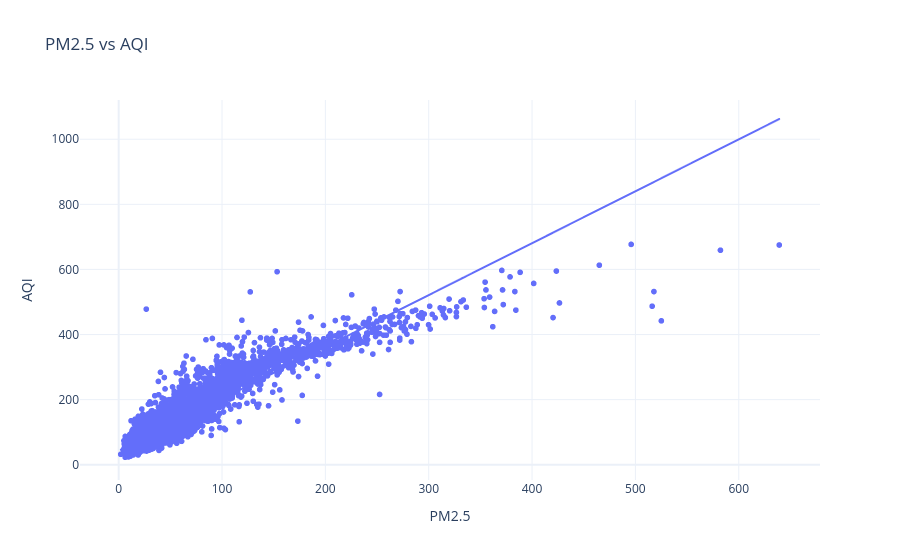

Write notebook code for a chart like this one.
### Markdown cell above
## 🔵 PM2.5 vs AQI

### Code cell
fig = px.scatter(
    df,
    x='PM2.5',
    y='AQI',
    title='PM2.5 vs AQI',
    trendline='ols'
)

fig.update_layout(
    xaxis_title='PM2.5',
    yaxis_title='AQI',
    template='plotly_white'
)

fig.show()

### Figure 1 — Plotly figure (JSON) as saved in the notebook; plotly's stock layout.template omitted (floating-point values rounded to 4 significant figures; data arrays with more than 128 entries replaced by an {"elided": "..."} marker saying what was removed)
{"data": [{"hovertemplate": "PM2.5=%{x}<br>AQI=%{y}<extra></extra>", "legendgroup": "", "marker": {"color": "#636efa", "symbol": "circle"}, "mode": "markers", "name": "", "showlegend": false, "type": "scattergl", "x": {"elided": "6314 float values"}, "xaxis": "x", "y": {"elided": "6314 int values"}, "yaxis": "y"}, {"hovertemplate": "<b>OLS trendline</b><br>AQI = 1.59466 * PM2.5 + 42.8307<br>R<sup>2</sup>=0.852365<br><br>PM2.5=%{x}<br>AQI=%{y} <b>(trend)</b><extra></extra>", "legendgroup": "", "marker": {"color": "#636efa", "symbol": "circle"}, "mode": "lines", "name": "", "showlegend": false, "type": "scattergl", "x": {"elided": "6314 float values"}, "xaxis": "x", "y": {"elided": "6314 float values"}, "yaxis": "y"}], "layout": {"legend": {"tracegroupgap": 0}, "title": {"text": "PM2.5 vs AQI"}, "xaxis": {"anchor": "y", "domain": [0, 1], "title": {"text": "PM2.5"}}, "yaxis": {"anchor": "x", "domain": [0, 1], "title": {"text": "AQI"}}}}
